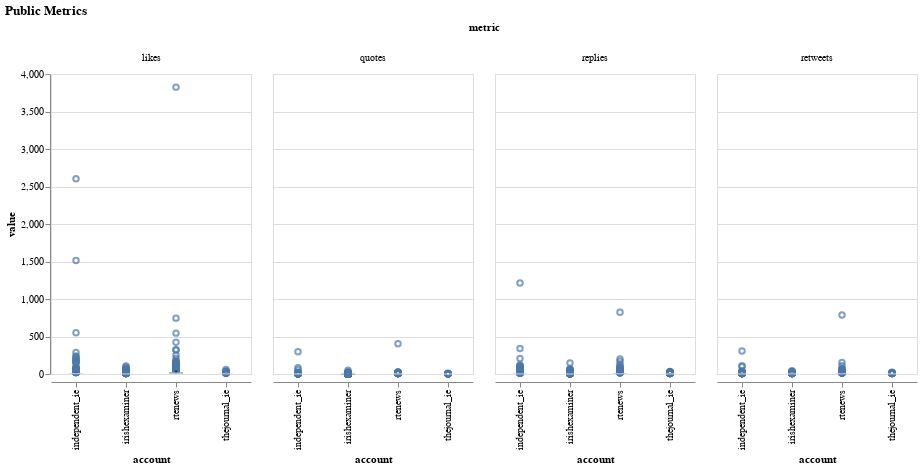

This figure's notebook cell:
### Code cell
metrics_boxplot = alt.Chart(chart_metrics).mark_boxplot().encode(x='account:N',
                                                                 y='value:Q',
                                                                 column='metric:N',
                                                                tooltip=["account",
                                                                         "metric",
                                                                         "value"]).properties(width=200,
                                                                                             title="Public Metrics")
metrics_boxplot

### Figure 1 — Vega-Lite specification as saved in the notebook (floating-point values rounded to 4 significant figures; data arrays with more than 128 entries replaced by an {"elided": "..."} marker saying what was removed)
{"config": {"view": {"continuousWidth": 400, "continuousHeight": 300}}, "data": {"name": "data-31a025385866460104b88317e974bf04"}, "mark": "boxplot", "encoding": {"column": {"type": "nominal", "field": "metric"}, "tooltip": [{"type": "nominal", "field": "account"}, {"type": "nominal", "field": "metric"}, {"type": "quantitative", "field": "value"}], "x": {"type": "nominal", "field": "account"}, "y": {"type": "quantitative", "field": "value"}}, "title": "Public Metrics", "width": 200, "$schema": "https://vega.github.io/schema/vega-lite/v4.8.1.json", "datasets": {"data-31a025385866460104b88317e974bf04": {"elided": "7980 records"}}}
